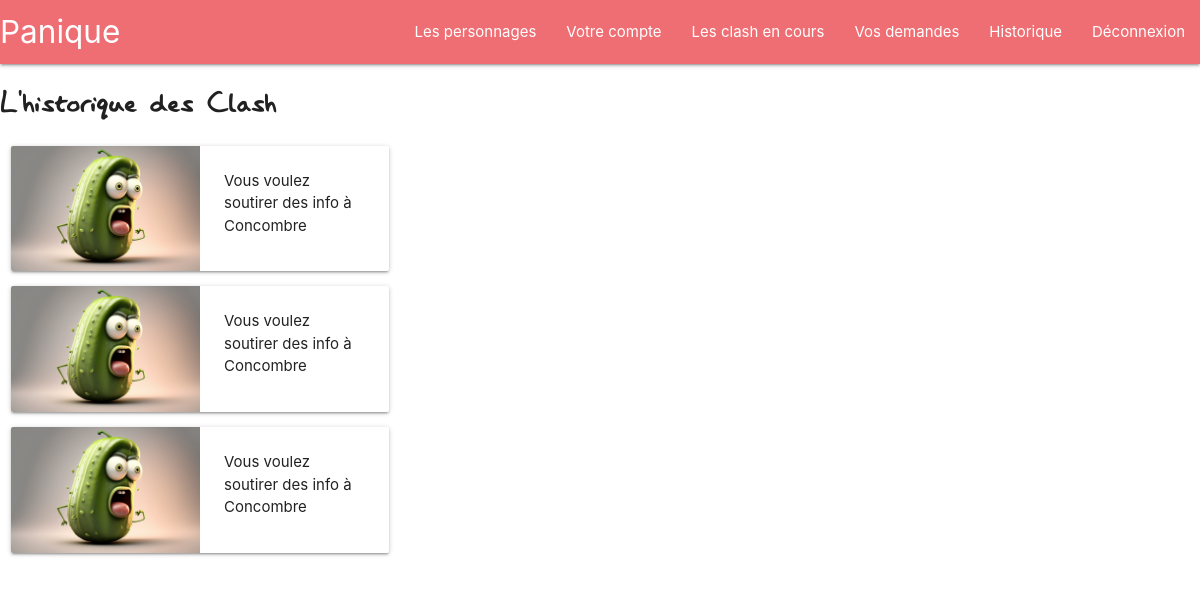
Page /history/ (signed in) on the committed database.
### perso/models.py (models this page shows, shortened)
class HistoryAskTalkPerso(models.Model):
    user = models.ForeignKey(User, on_delete=models.CASCADE)
    perso = models.ForeignKey("Perso", on_delete=models.CASCADE)
    join_perso = models.ForeignKey("Perso", on_delete=models.CASCADE, related_name="history_join_perso", blank=True, null=True)
    perso_ask = models.ForeignKey("Perso", on_delete=models.CASCADE, related_name="history_perso_ask")

class Perso(models.Model):
    name = models.CharField(max_length=200)
    type = models.ForeignKey("Type", on_delete=models.CASCADE)
    description = models.CharField(max_length=200)
    image = models.ImageField(upload_to="perso/images", default="")
    user = models.ForeignKey(User, on_delete=models.CASCADE, blank=True, null=True)
    secrets = models.ManyToManyField("Secret", related_name="secrets", blank=True)
    known_secrets = models.ManyToManyField("KnownSecrets", related_name="known_secrets", blank=True)
    relations = models.ManyToManyField("Relation", related_name="relations", blank=True)
    saveDocument = models.ForeignKey("SaveDocument", on_delete=models.CASCADE, related_name="saveDocument", blank=True,
                                     null=True)
    slug_name = models.SlugField(max_length=200, unique=True, blank=True, null=True)
    description_breve = models.CharField(max_length=200, blank=True, null=True)

### front/views.py (the view)
# urls.py: path("history/", views.history, name="history"),
def history(request):
    if request.user.is_authenticated:
        perso = Perso.objects.get(user=request.user)
        history = HistoryAskTalkPerso.objects.filter(Q(user=request.user) | Q(join_perso=perso))
        return render(request=request, template_name="userAccount/history.html",
                      context={"history": history, "perso": perso})
    else:
        return redirect('/')

### templates/userAccount/history.html (shortened to what this page needs)
{% extends 'base.html' %}
{% load static %}
{% block content %}
    <div class="row">
        <h4>L'historique des Clash</h4>
        <div class="col s12 m4">
            {% for guilty in history %}
                <div class="card horizontal">
                    <div class="card-image">
                        <img src="/media/{{ guilty.perso_ask.image }}" alt="">
                    </div>
                    <div class="card-stacked">
                        <div class="card-content">
                            {% if guilty.perso.user == request.user %}
                                <p>Vous voulez soutirer des info à <br>
                                    {{ guilty.perso_ask.name }}
                                </p>
                            {% elif guilty.perso_ask.user == request.user %}
                                <p>{{ guilty.perso.name }} veut vous soutirer des info <br>
                                </p>
                            {% else %}
                                <p>{{ guilty.perso.name }} veut soutirer des info à <br>
                                    {{ guilty.perso_ask.name }}
                                </p>
                            {% endif %}
                        </div>
                    </div>
                </div>
            {% endfor %}
        </div>
    </div>
{% endblock %}

### static/css/style.css (style rules this page uses)
h1, h2, h3, h4, h5, h6 { font-family: lazy_dog; }

### rows in the picture
HistoryAskTalkPerso: perso_ask.image (picture), perso_ask.name "Concombre"
HistoryAskTalkPerso: perso_ask.image (picture), perso_ask.name "Concombre"
HistoryAskTalkPerso: perso_ask.image (picture), perso_ask.name "Concombre"
